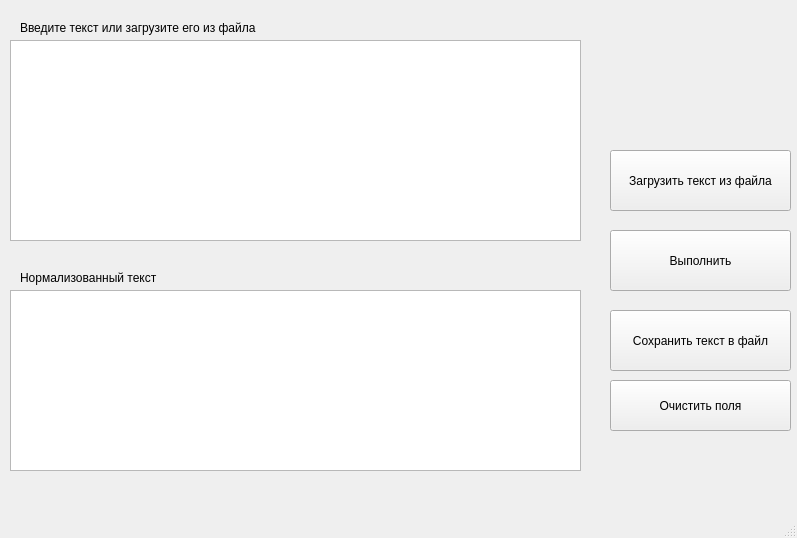
<?xml version="1.0" encoding="UTF-8"?>
<ui version="4.0">
 <class>MainWindow</class>
 <widget class="QMainWindow" name="MainWindow">
  <property name="geometry">
   <rect>
    <x>0</x>
    <y>0</y>
    <width>797</width>
    <height>538</height>
   </rect>
  </property>
  <property name="windowTitle">
   <string>MainWindow</string>
  </property>
  <widget class="QWidget" name="centralwidget">
   <widget class="QTextEdit" name="textEdit">
    <property name="geometry">
     <rect>
      <x>10</x>
      <y>40</y>
      <width>571</width>
      <height>201</height>
     </rect>
    </property>
   </widget>
   <widget class="QPushButton" name="pushButton">
    <property name="geometry">
     <rect>
      <x>610</x>
      <y>150</y>
      <width>181</width>
      <height>61</height>
     </rect>
    </property>
    <property name="text">
     <string>Загрузить текст из файла</string>
    </property>
   </widget>
   <widget class="QPushButton" name="pushButton_2">
    <property name="geometry">
     <rect>
      <x>610</x>
      <y>230</y>
      <width>181</width>
      <height>61</height>
     </rect>
    </property>
    <property name="text">
     <string>Выполнить</string>
    </property>
   </widget>
   <widget class="QTextEdit" name="textEdit_2">
    <property name="geometry">
     <rect>
      <x>10</x>
      <y>290</y>
      <width>571</width>
      <height>181</height>
     </rect>
    </property>
   </widget>
   <widget class="QLabel" name="label">
    <property name="geometry">
     <rect>
      <x>20</x>
      <y>20</y>
      <width>251</width>
      <height>16</height>
     </rect>
    </property>
    <property name="text">
     <string>Введите текст или загрузите его из файла</string>
    </property>
   </widget>
   <widget class="QLabel" name="label_2">
    <property name="geometry">
     <rect>
      <x>20</x>
      <y>270</y>
      <width>151</width>
      <height>16</height>
     </rect>
    </property>
    <property name="text">
     <string>Нормализованный текст</string>
    </property>
   </widget>
   <widget class="QPushButton" name="pushButton_3">
    <property name="geometry">
     <rect>
      <x>610</x>
      <y>310</y>
      <width>181</width>
      <height>61</height>
     </rect>
    </property>
    <property name="text">
     <string>Сохранить текст в файл</string>
    </property>
   </widget>
   <widget class="QPushButton" name="pushButton_4">
    <property name="geometry">
     <rect>
      <x>610</x>
      <y>380</y>
      <width>181</width>
      <height>51</height>
     </rect>
    </property>
    <property name="text">
     <string>Очистить поля</string>
    </property>
   </widget>
  </widget>
  <widget class="QMenuBar" name="menubar">
   <property name="geometry">
    <rect>
     <x>0</x>
     <y>0</y>
     <width>797</width>
     <height>26</height>
    </rect>
   </property>
  </widget>
  <widget class="QStatusBar" name="statusbar"/>
 </widget>
 <resources/>
 <connections/>
</ui>
